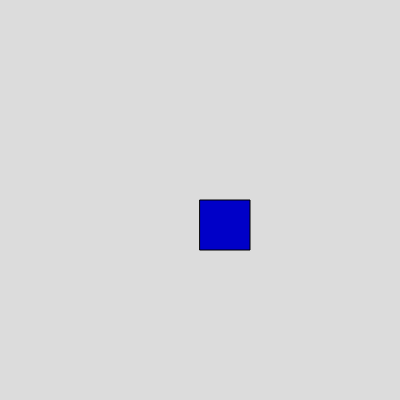
Frame 1 (no input)
Frame 60 (no input): identical to frame 1, image omitted
Frame 120 (the mouse pressed at the canvas centre since frame 60): identical to frame 1, image omitted

The p5.js sketch that drew this single still picture (run headless with seeded random() and noise() and a simulated clock; from frame 60 on, the mouse is pressed at the canvas centre):

// p5.js sketch
// ── sketch.js
let redColour = 0;
function setup() {
  createCanvas(400, 400);
}

function draw() {
  fill(redColour, 0, 200);
  background(220);

  rect(200, 200, 50, 50);
}
function mouseClicked() {
  if(mouseX>200 && mouseX < 250 && mouseY>200 && mouseY<250) {
redColour = redColour + 10;
    console.log("button clicked");
    
  }

}
